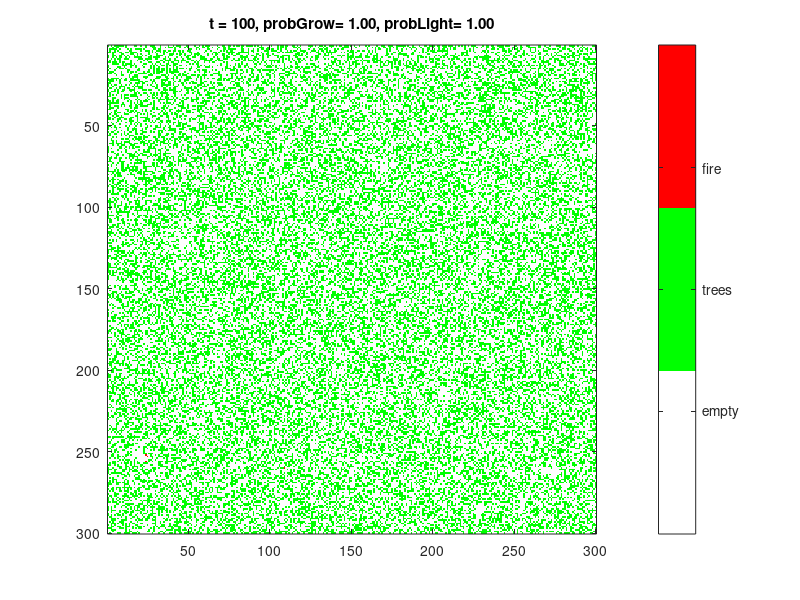

Recreate this plot in MATLAB.
function data = ForestFireModel(T,PG,PL,plotFF,analyzeFF,watchMore)
% FOREST-FIRE MODEL
%
%%%%%%%%%%%%%%%%%%%%%%%%%%
%INPUTS:
% The main adjustable parameters are
%   1) 'T' - Number of generations simulation is ran for
%   2) 'plotFF' - Flag to plot FFM
%   3) 'analyzeFF' - Flag to save each timestep for an output vector data
%   4) 'PG' - Scales the probability that a forest will grow in a cell
%       that is unoccupied.
%   5) 'PL' - Scales the probability that a forest with no burning
%       neighbors will ignite ('Lightning' rule; Drossel and Schwabl 1992)
%   5) 'watchMore' - Flag to watch ratio of densities evolve through time
%
%%%%%%%%%%%%%%%%%%%%%%%%%%%
%OUPUTS:
%Output is the 3D array 'data' which shows the matrix for each time
%step so code can be debugged, statistics can be calculated.
%
%%%%%%%%%%%%%%%%%%%%%%%%%%

% Set defaults:
if nargin < 1
    T = 100;
end
if nargin < 2
    PG = 1;
end
if nargin < 3
    PL = 1;
end
if nargin < 4
    plotFF = true;
end
if nargin < 5
    analyzeFF = false;
end
if nargin < 6
    watchMore = false;
end

close all
%% Plot and analyse

%%%%%%%%%%%%%%%%%%%%%%%%%%
% Parameters to adjust
%%%%%%%%%%%%%%%%%%%%%%%%%%
% Size of grid
Dimensions = 300; %Bak et al. 1990 used 256

% Probability a tree will grow from bare ground
probGrow = 1/200;
probGrow = probGrow*PG;

%%%%%%%%%%%%%%%%%%%%%%%%%%
%PARAMETER SET BY INPUT
%%%%%%%%%%%%%%%%%%%%%%%%%%
%Probabiliy that a lightning strike will ignite a tree
probLight = probGrow/170; 
probLight = probLight*PL;

%%%%%%%%%%%%%%%%%%%%%%%%%%
%Output
%%%%%%%%%%%%%%%%%%%%%%%%%%
if analyzeFF
    data = zeros(Dimensions,Dimensions,T);
else
    data = [];
end

%%%%%%%%%%%%%%%%%%%%%%%%%%%%%%%%%%%%%%%%%%%%%%%%%%%%%%%%%%%%
% Rule 1
%%%%%%%%%%%%%%%%%%%%%%%%%%%%%%%%%%%%%%%%%%%%%%%%%%%%%%%%%%%%
% Here we need to implement a random grid comprising 3 states:
% 0, 1 & 2
x = floor(3.*rand(Dimensions,Dimensions));

% Meaning:
% 0 = empty ground
% 1 = trees
% 2 = fire

%%%%%%%%%%%%%%%%%%%%%%%%%%%%%%%%%%%%%%%%%%%%%%%%%%%%%%%%%%%%
%%% Simulation
%%%%%%%%%%%%%%%%%%%%%%%%%%%%%%%%%%%%%%%%%%%%%%%%%%%%%%%%%%%%
if plotFF
    f = figure('color','w');
end
for t=1:T

%%%%%%%%%%%%%%%%%%%%%%%%%%%%%%%%%%%%%%%%%%%%%%%%%%%%%%%%%%%%
% Rule 2
%%%%%%%%%%%%%%%%%%%%%%%%%%%%%%%%%%%%%%%%%%%%%%%%%%%%%%%%%%%%
    % Initialize an empty grid
    xi = x;
    x = zeros(Dimensions,Dimensions);
    % Here we want to set all burning trees to zero while saving all trees
    x(xi==1) = 1;

%%%%%%%%%%%%%%%%%%%%%%%%%%%%%%%%%%%%%%%%%%%%%%%%%%%%%%%%%%%%
% Rule 3
%%%%%%%%%%%%%%%%%%%%%%%%%%%%%%%%%%%%%%%%%%%%%%%%%%%%%%%%%%%%
% We want empty ground to grow trees with probability p
    p=rand(Dimensions,Dimensions);
    x(xi==0 & p<probGrow)=1;

%%%%%%%%%%%%%%%%%%%%%%%%%%%%%%%%%%%%%%%%%%%%%%%%%%%%%%%%%%%%
% Rule 4
%%%%%%%%%%%%%%%%%%%%%%%%%%%%%%%%%%%%%%%%%%%%%%%%%%%%%%%%%%%%
% Fire spreads to it's neighbouring trees in the next time step

    % First find all active trees
    [ii,jj] = find(xi==2);

    %Loop through each tree
    for m=1:numel(ii)

        if ~ismember([ii(m); jj(m)],[1 Dimensions])

            %Here we want to set each of a burning trees neighbours alight
            if xi(ii(m)-1,jj(m))==1
                x(ii(m)-1,jj(m))=2;
            end
            if xi(ii(m),jj(m)+1)==1
                x(ii(m),jj(m)+1)=2;
            end
            if xi(ii(m),jj(m)-1)==1
                x(ii(m),jj(m)-1)=2;
            end
            if xi(ii(m)+1,jj(m))==1
                x(ii(m)+1,jj(m))=2;
            end
        end
    end

%%%%%%%%%%%%%%%%%%%%%%%%%%%%%%%%%%%%%%%%%%%%%%%%%%%%%%%%%%%%
% Rule 5
%%%%%%%%%%%%%%%%%%%%%%%%%%%%%%%%%%%%%%%%%%%%%%%%%%%%%%%%%%%%
% RULE 5 a tree becomes a burning tree with probability f if no neighbour is burning
    f = rand(Dimensions,Dimensions);
    x(xi==1 & f<probLight) = 2;

%%%%%%%%%%%%%%%%%%%%%%%%%%%%%%%%%%%%%%%%%%%%%%%%%%%%%%%%%%%%
%%%% Statistics calculated for later
%%%%%%%%%%%%%%%%%%%%%
    % Calculate how much land is occupied by fires, bare ground and forest
    Fires = sum(sum(x==2));
    Bare = sum(sum(x==0));
    Forest = sum(sum(x==1));

    FRatio=100*Fires/(Dimensions*Dimensions);
    BRatio=100*Bare/(Dimensions*Dimensions);
    ForRatio=100*Forest/(Dimensions*Dimensions);
    %%%%%%%%%%%%%%%%%%%%%
    %save the computation domain
    if analyzeFF
        data(:,:,t)=x;
    end
    %%%%%%%%%%%%%%%%%%%%%

    % If plotting:
    if ~mod(t,10) && plotFF
        %PLOTS
        %Simulation
        if watchMore
            subplot(3,1,1:2)
        end
        imagesc(x)
        colormap([1,1,1;0,1,0;1,0,0])
        h = colorbar;
        caxis([0 2])
        title(sprintf('t = %u, probGrow= %.2f, probLight= %.2f',t,PG,PL))
        set(h,'YLim',[0 2],'YTick',0.5:0.5:1.5,'YTickLabel',{'empty','trees','fire'})
        axis('square')
        drawnow('limitrate')
        % Percentage of land occupied by each state
        if watchMore
            subplot(3,1,3)
            scatter(t,FRatio,'r*')
            hold on
            scatter(t,ForRatio,'g*')
            scatter(t,BRatio,'k*')
            axis([0 T 0 100])
            legend('Fire','Forest','Bare Ground')
            xlabel('Time (generations)')
            ylabel('% of Area')
        end
    end

    %Exit loop if fires are extinguished
    if probLight==0 && Fires==0
        Error('There are no more Fires!!!')
    end
end

end
